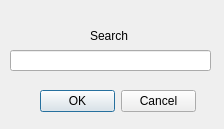
<?xml version="1.0" encoding="UTF-8"?>
<ui version="4.0">
 <class>SearchDialog</class>
 <widget class="QDialog" name="SearchDialog">
  <property name="geometry">
   <rect>
    <x>0</x>
    <y>0</y>
    <width>224</width>
    <height>129</height>
   </rect>
  </property>
  <property name="windowTitle">
   <string>Dialog</string>
  </property>
  <widget class="QLabel" name="labelSearch_2">
   <property name="geometry">
    <rect>
     <x>90</x>
     <y>20</y>
     <width>41</width>
     <height>31</height>
    </rect>
   </property>
   <property name="text">
    <string>Search</string>
   </property>
  </widget>
  <widget class="QLineEdit" name="lineEdit">
   <property name="geometry">
    <rect>
     <x>10</x>
     <y>50</y>
     <width>201</width>
     <height>21</height>
    </rect>
   </property>
  </widget>
  <widget class="QDialogButtonBox" name="buttonBox">
   <property name="geometry">
    <rect>
     <x>40</x>
     <y>90</y>
     <width>156</width>
     <height>23</height>
    </rect>
   </property>
   <property name="standardButtons">
    <set>QDialogButtonBox::Cancel|QDialogButtonBox::Ok</set>
   </property>
  </widget>
 </widget>
 <resources/>
 <connections/>
</ui>
